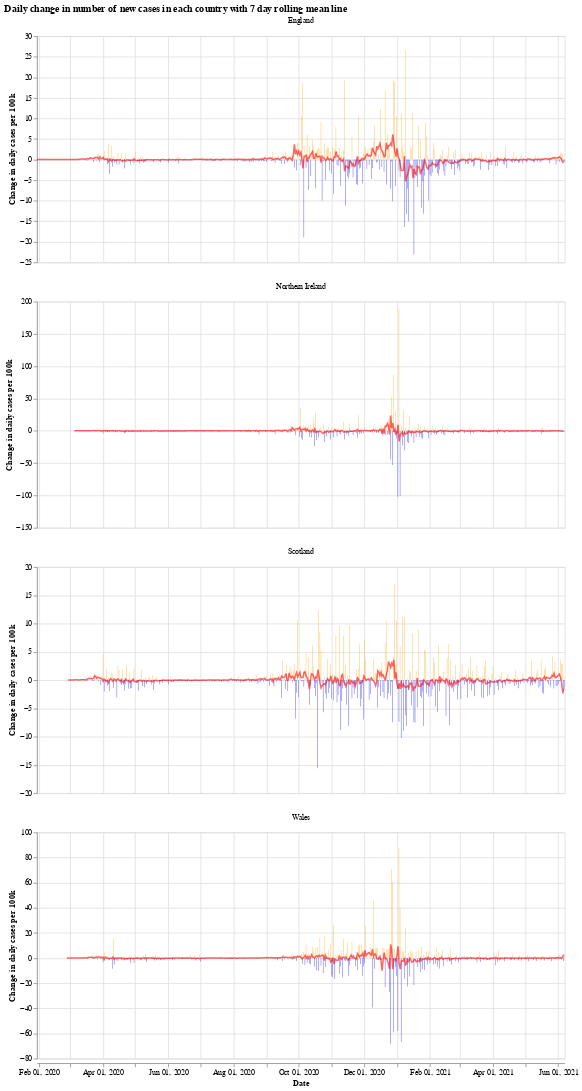

Notebook code cell kept with this figure:
### Markdown cell above
We will use the Python library `Altair` for visualising the data, see the [altair docs](https://altair-viz.github.io/) for more information.

First we have a graph which shows the daily change in the number of new cases for each country. This number jumps up and down all over the place, which is likely due to delay in reporting of new cases over the weekend. Another interesting thing is that it looks like the daily cases in Wales experienced a much shorter period of calm over the summer (calm in the sense of daily cases not jumping up and down).

The orange bars are days when the number of new cases (per 100k population) was more than the previous day, while the blue are days when the number of new cases dropped. The red line is the 7 day moving average. 

When the moving average line is below 0, it means that there is a consistent drop in new cases. We can see this clearly happening around the times that lockdowns were introduced (though, to varying degrees). I will update the graphs soon with a marker of when each lockdown started.

### Code cell
# collapse
import altair as alt

bars = alt.Chart(uk_cases).mark_bar().encode(
    x=alt.X("yearmonthdate(date):T", axis=alt.Axis(title='Date')),
    y=alt.Y("casesChangeRate:Q", axis=alt.Axis(title='Change in daily cases per 100k')),
    tooltip='casesChange',
    color=alt.condition(
        alt.datum.casesChangeRate > 0,
        alt.value("orange"),  # The positive color
        alt.value("blue")  # The negative color
    )
).properties(title='Daily change in number of new cases with 7 day rolling mean',width=700).interactive()

line = alt.Chart(uk_cases).mark_line(
    color='red',
    size=2,
    opacity=0.6
).transform_window(
    rolling_mean='mean(casesChangeRate)',
    frame=[0, 7],
    groupby=['areaName']
).encode(
    x='yearmonthdate(date):T',
    y='rolling_mean:Q'
)

alt.layer(bars, line, data=uk_cases).facet(alt.Column(
    'areaName', title=''), columns=1).resolve_scale(y='independent').properties(title='Daily change in number of new cases in each country with 7 day rolling mean line')

### Figure 1 — Vega-Lite specification as saved in the notebook (floating-point values rounded to 4 significant figures; data arrays with more than 128 entries replaced by an {"elided": "..."} marker saying what was removed)
{"config": {"view": {"continuousWidth": 400, "continuousHeight": 300}}, "data": {"name": "data-ffb7bc46cc76a4288fbd7968b7cd6e2e"}, "facet": {"type": "nominal", "field": "areaName", "title": ""}, "spec": {"layer": [{"mark": "bar", "encoding": {"color": {"condition": {"value": "orange", "test": "(datum.casesChangeRate > 0)"}, "value": "blue"}, "tooltip": {"type": "quantitative", "field": "casesChange"}, "x": {"type": "temporal", "axis": {"title": "Date"}, "field": "date", "timeUnit": "yearmonthdate"}, "y": {"type": "quantitative", "axis": {"title": "Change in daily cases per 100k"}, "field": "casesChangeRate"}}, "selection": {"selector001": {"type": "interval", "bind": "scales", "encodings": ["x", "y"]}}, "title": "Daily change in number of new cases with 7 day rolling mean", "width": 700}, {"mark": {"type": "line", "color": "red", "opacity": 0.6, "size": 2}, "encoding": {"x": {"type": "temporal", "field": "date", "timeUnit": "yearmonthdate"}, "y": {"type": "quantitative", "field": "rolling_mean"}}, "transform": [{"window": [{"op": "mean", "field": "casesChangeRate", "as": "rolling_mean"}], "frame": [0, 7], "groupby": ["areaName"]}]}]}, "columns": 1, "resolve": {"scale": {"y": "independent"}}, "title": "Daily change in number of new cases in each country with 7 day rolling mean line", "$schema": "https://vega.github.io/schema/vega-lite/v4.8.1.json", "datasets": {"data-ffb7bc46cc76a4288fbd7968b7cd6e2e": {"elided": "1884 records"}}}
